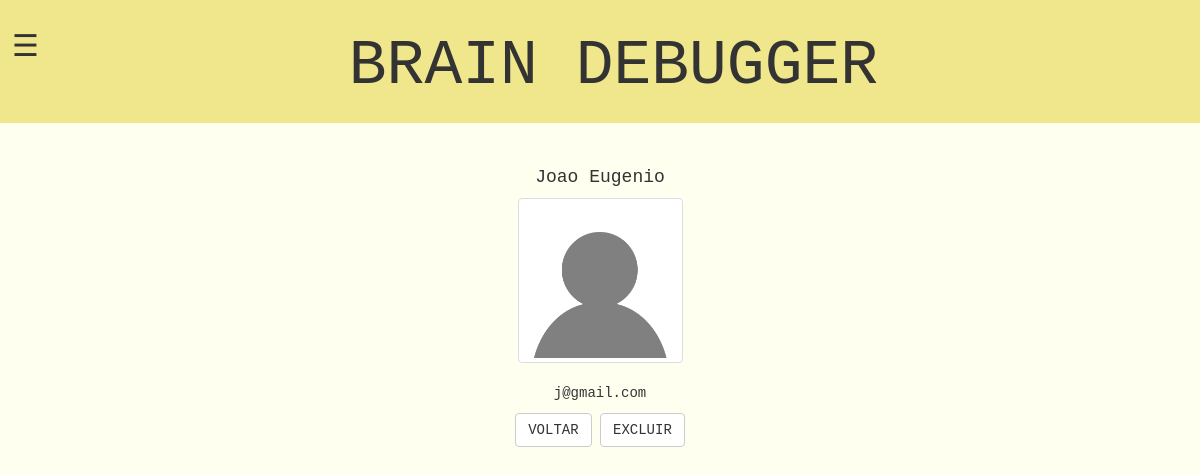
The page /adm_showprof.php?id=1 (signed in) on the database its author committed.
### tables this page shows
create table if not exists `usuario` (
	ID_Usuario int primary key NOT NULL AUTO_INCREMENT,
    Nome_Usuario varchar(45),
    Senha varchar(100),
    Email varchar(100) unique,
    Imagem varchar (100) default "img/img_default.png",
	Aluno boolean
);

### links.php (called while the page is built, shortened)
<?php
  $path='/sistema-web';
?>

### selections.php (called while the page is built, shortened)
<?php
function imagem($id){
  require 'credentials.php';
  require "links.php";
  $conn = mysqli_connect($servername, $username, $password, $dbname);
  mysqli_set_charset($conn,"utf8");
  $sql = "SELECT Imagem from Usuario Where ID_Usuario = $id";
  $result = mysqli_query($conn, $sql);
  if (mysqli_num_rows($result) > 0) {
    $row = mysqli_fetch_assoc($result);
    return ($row['Imagem']);
  }
}
function prof($id){
  require 'credentials.php';
  $conn = mysqli_connect($servername, $username, $password, $dbname);
  $sql = "SELECT * FROM usuario WHERE ID_Usuario=$id;";
  $result = mysqli_query($conn,$sql);
  $row = mysqli_fetch_assoc($result);
  return $row;
}
?>

### adm_showprof.php (the view)
<?php
  require "selections.php";
  require "html_funcs.php";
  html_header("style.css");
  $array=array();
  if(isset($_GET['id'])){
    $array=prof($_GET['id']);
  }
?>
<div class='container' id='pageContent'>
<div class='row'>
		<span class='col-sm-3'></span>
		<div class="col-sm-6">
  			<h4 class="center"><?= $array['Nome_Usuario'] ?></h4>
  			 <div class="row">
    			<spam class="col-sm-4"></spam>
    			<div class="col-sm-4"> <img src='<?=$array['Imagem']?>' class="img-thumbnail" alt="Foto de perfil" width="300" height="300"></div>
    		 </div>
    		 <br><p class="center"><?= $array['Email'] ?></p>
			 <div class="row">
    		 	<a href="adm_listap.php"><button class="btn btn-default">VOLTAR</button></a>
    		  <a href="adm_listap.php?act=excluir&id=<?=$array['ID_Usuario']?>">	<button class="btn btn-default">EXCLUIR</button></a>
			 </div>
		</div>
  	</div>
</div>
<?php echo html_closing();?>

### html_funcs.php (shortened to what this page needs)
<?php
  function nav($aluno=TRUE){
    require "links.php";
    $html_result='<div id="mySidenav" class="sidenav center col-sm-0">
    <a href="javascript:void(0)" class="closebtn" onclick="closeNav()">&times;</a>';
    $html_result.='<div class="row"><img src="'.imagem($_SESSION['user']).'"
            class="col-sm-8 col-sm-offset-2 img-circle imgp" height="50%" width="50%" alt="Foto de perfil"></div>
                <a href="'.$path.'/index.php?act=curso">Home</a>
                  <a href="'.$path.'/edita_perfil.php">Editar perfil</a>
                   <a href="'.$path."/pesquisar.php".'">Pesquisar</a>
                    <a href="'.$path.'/index.php?act=listas">Minhas listas</a>
                     <a href="logout.php">Sair</a>';
    if($aluno)
    $html_result.='</div>';
    return $html_result;
  }
  function html_header($link,$nav=TRUE){
    require 'links.php';
    echo '<!DOCTYPE html>
    <html lang="pt">
    <head>
      <title>Bootstrap Example</title>
      <meta charset="utf-8">
      <meta name="viewport" content="width=device-width, initial-scale=1">
      <link rel="stylesheet" type="text/css" href="https://maxcdn.bootstrapcdn.com/bootstrap/3.3.7/css/bootstrap.min.css">
      <link rel="stylesheet" type="text/css" href="css/'.$link.'">
      <link rel="stylesheet" type="text/css" href="'.$path.'/sidebar/nav.css">
      <script src="https://ajax.googleapis.com/ajax/libs/jquery/3.2.1/jquery.min.js"></script>
      <script src="https://maxcdn.bootstrapcdn.com/bootstrap/3.3.7/js/bootstrap.min.js"></script>
      <script src="'.$path.'/sidebar/sidebar.js"></script>
    </head>
    <body>
      ';
      echo '
      <div class="jumbotron">
        <h1><span class="open"style="font-size:30px;cursor:pointer" "padding-right: 100%" onclick="openNav()">&#9776; </span>
        BRAIN DEBUGGER</h1>
      </div>';
  }
    function html_closing(){
        echo "</body>
    </html>";
  }
?>

### css/style.css (style rules this page uses)
body { font-family: "Courier New", Courier, monospace; background-color: ivory; }
.jumbotron { margin: 0; margin-bottom:0; padding: 1%; text-align: center; background-color: khaki; }
.container { margin-top: 35px; text-align: center; }
.center { text-align: center; }
a:link { text-decoration: none; }

### sidebar/nav.css (style rules this page uses)
.jumbotron { margin: 0; margin-bottom:0; padding: 1%; text-align: center; background-color: khaki; }
.open { float: left; }

### rows shown on the page
usuario: Nome_Usuario "Joao Eugenio", Imagem (placeholder picture), Email "j@gmail.com"
